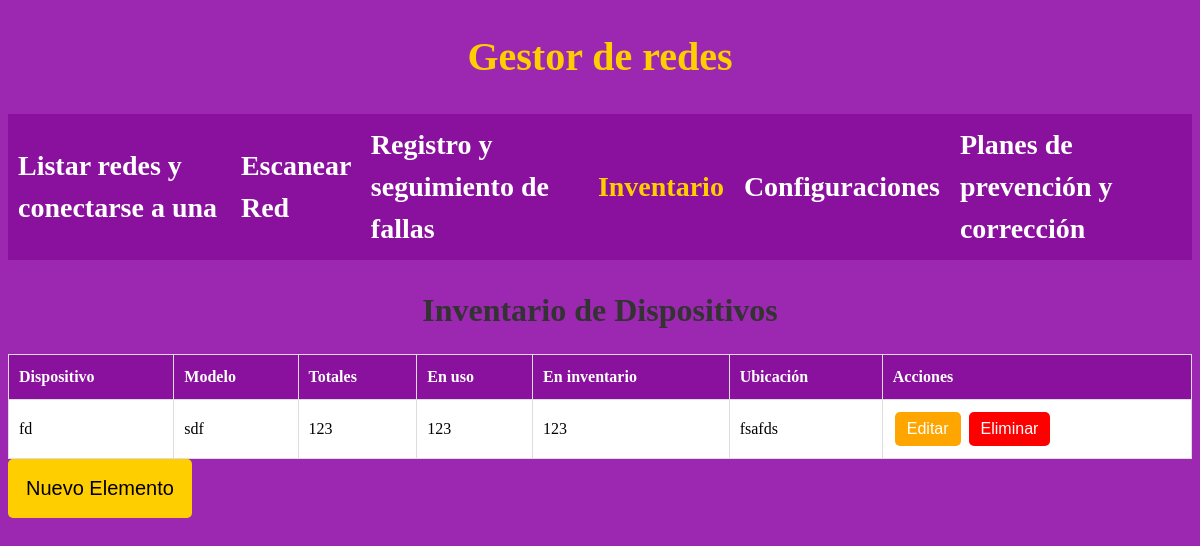
The page /inven on the database its author committed.
### src/models/inventario.py (models this page shows)
class Inventario(db.Model):
    id = db.Column(db.Integer, primary_key=True)  # Identificador único de cada dispositivo en el inventario
    dispositivo = db.Column(db.String(50), nullable=False)  # Nombre o tipo del dispositivo
    modelo = db.Column(db.String(50), nullable=False)  # Modelo específico del dispositivo
    totales = db.Column(db.Integer, nullable=False)  # Cantidad total de dispositivos registrados
    en_uso = db.Column(db.Integer, nullable=False)  # Cantidad de dispositivos actualmente en uso
    en_inventario = db.Column(db.Integer, nullable=False)  # Cantidad de dispositivos disponibles en inventario
    ubicacion = db.Column(db.String(100), nullable=False)  # Ubicación donde se encuentra el dispositivo
    def to_dict(self):
        return {
            "id": self.id,
            "dispositivo": self.dispositivo,
            "modelo": self.modelo,
            "totales": self.totales,
            "en_uso": self.en_uso,
            "en_inventario": self.en_inventario,
            "ubicacion": self.ubicacion
        }

### src/routes/inventario_controller.py (the view)
@inventario_bp.route("/inven")
def vista_inventario():
    print(type(obtener_inventario()))  # Imprime el tipo de dato del inventario para depuración
    inventario = obtener_inventario()  # Obtiene la lista de dispositivos en inventario
    print(inventario)  # Muestra el inventario en la consola (puede eliminarse en producción)
    return render_template("inventario.html", inventario=inventario)  # Renderiza la vista con los datos

### src/services/inventario.py (called while the page is built)
def obtener_inventario():
    return [item.to_dict() for item in Inventario.query.all()]

### src/templates/inventario.html (shortened to what this page needs)
<!DOCTYPE html>
<html lang="en">
<head>
    <link rel="stylesheet" href="../static/css/style.css">
</head>
<body>
    <header>
        <a href="/">
            <h1>Gestor de redes</h1>
        </a>
    </header>
    <nav class="navegacion">
        <a href="/listaRedes" class="navegacion__enlace ">Listar redes y conectarse a una</a>
        <a href="/listaDispositivos" class="navegacion__enlace ">Escanear Red</a>
        <a href="/tickets" class="navegacion__enlace ">Registro y seguimiento de fallas</a>
        <a href="/inven" class="navegacion__enlace navegacion__enlace--activo">Inventario</a>
        <a href="/configuracion" class="navegacion__enlace ">Configuraciones</a>
        <a href="/planes" class="navegacion__enlace ">Planes de prevención y corrección</a>
    </nav>
    <main class="contenedor">
        <h2>Inventario de Dispositivos</h2>
        <table id="miTabla">
            <thead>
                <tr>
                    <th>Dispositivo</th>
                    <th>Modelo</th>
                    <th>Totales</th>
                    <th>En uso</th>
                    <th>En inventario</th>
                    <th>Ubicación</th>
                    <th>Acciones</th>
                </tr>
            </thead>
            <tbody>
                {% for item in inventario %}
                <tr data-id="{{item.id}}">
                    <td>{{item.dispositivo}}</td>
                    <td>{{item.modelo}}</td>
                    <td>{{item.totales}}</td>
                    <td>{{item.en_uso}}</td>
                    <td>{{item.en_inventario}}</td>
                    <td>{{item.ubicacion}}</td>
                    <td>
                        <button onclick="editarFila(this)" class="btn-accion edit-btn">Editar</button>
                        <button onclick="eliminarFila(this)" class="btn-accion delete-btn">Eliminar</button>
                    </td>
                </tr>
                {% endfor %}
            </tbody>
        </table>
        <button onclick="mostrarFormulario()" class="boton">Nuevo Elemento</button>
    </main>
</body>
</html>

### src/static/css/style.css (style rules this page uses)
:root { --primario: #9C27B0; --primarioOscuro: #89119D; --secundario: #FFCE00; --secundarioOscuro: rgb(233, 287, 2); --blanco: #FFF; --negro: #000; }
html { box-sizing: border-box; font-size: 62.5%; }
*, *:before, *:after { box-sizing: inherit; }
body { background-color: var(--primario); font-size: 1.6rem; line-height: 1.5; }
a { text-decoration: none; }
.contenedor { max-width: 120rem; margin: 0 auto; }
h1, h2, h3 { text-align: center; color: var(--secundario); }
h1 { font-size: 4rem; }
h2 { font-size: 3.2rem; }
.boton { display: flex; font-size: 2rem; text-align: center; padding: 1.8rem; background-color: var(--secundario); border: none; border-radius: 5px; transition: background-color .3s ease; }
.navegacion { background-color: var(--primarioOscuro); display: flex; flex-direction: column; align-items: center; }
@media (min-width: 968px) { .navegacion { flex-direction: row; justify-content: space-around; } }
.navegacion__enlace { color: var(--blanco); font-size: 2.8rem; font-weight: 700; padding: 1rem; }
.navegacion__enlace--activo, .navegacion__enlace:hover { color: var(--secundario); }
.btn-accion { padding: 0.8rem 1.2rem; margin: 0.2rem; font-size: 1.6rem; border: none; border-radius: 5px; cursor: pointer; transition: background-color 0.3s ease; }
.edit-btn { background-color: orange; color: var(--blanco); }
.delete-btn { background-color: red; color: var(--blanco); }
#miTabla { width: 100%; border-collapse: collapse; background: var(--blanco); margin-top: 2rem; }
#miTabla th, #miTabla td { border: 1px solid #ddd; padding: 1rem; text-align: left; font-size: 1.6rem; }
#miTabla th { background-color: var(--primarioOscuro); color: var(--blanco); }
h2 { margin-bottom: 20px; color: #333; }

### rows shown on the page
Inventario: dispositivo "fd", modelo "sdf", totales "123", en_uso "123", en_inventario "123", ubicacion "fsafds"
